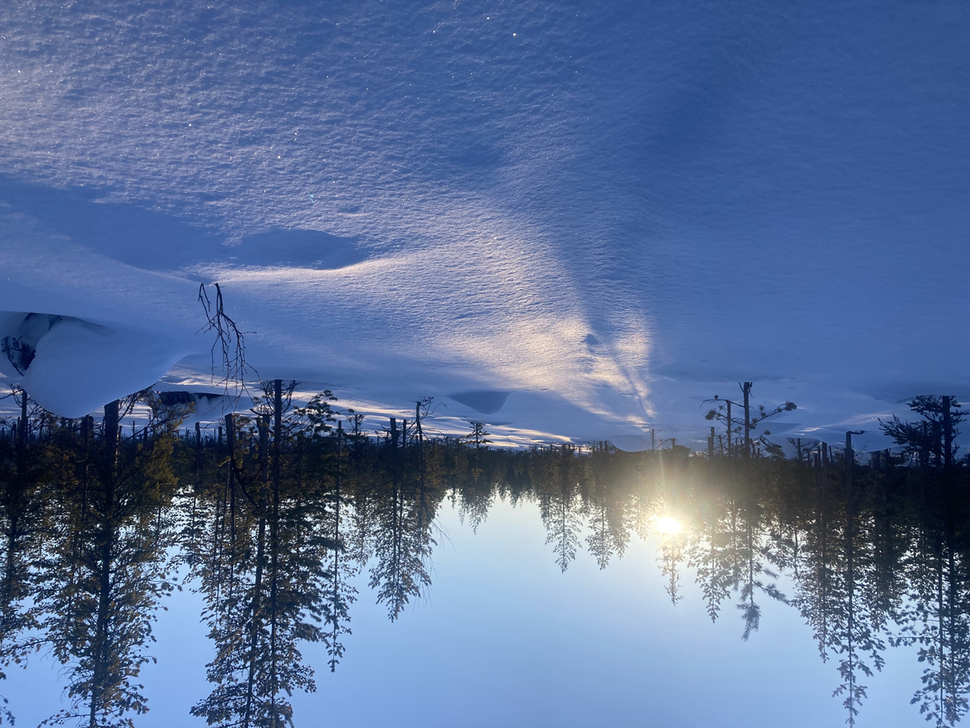
#> input picture sources/img/testImage.png, 970 x 728 px, shrunk from 1209 x 907 before the run, found by its file name
$ python loadingAnImageInGrayscale.py
#> lines starting #> are read from the running program, lines starting #| are printed output that depends on the picture
import cv2
import numpy as np

img = cv2.imread("sources/img/testImage.png", cv2.IMREAD_GRAYSCALE)
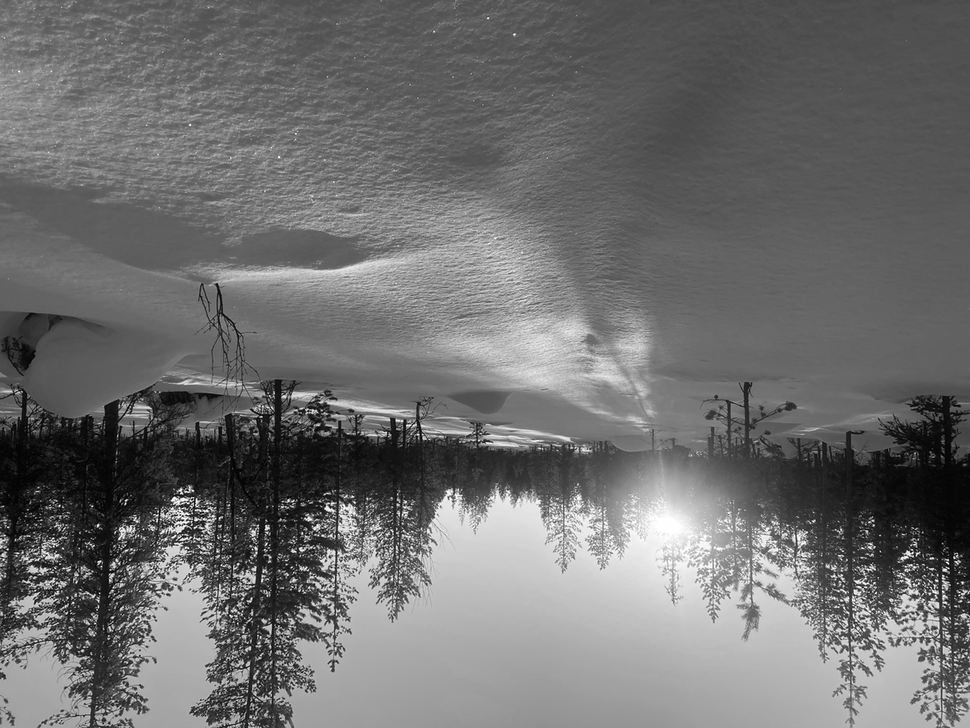
#> img: shape (728, 970); min 0, max 255, mean 110.5

if img is None:
    print("Couldn't read the image")
    exit()

cv2.imshow("Image", img)

cv2.waitKey(0)
cv2.destroyAllWindows()
